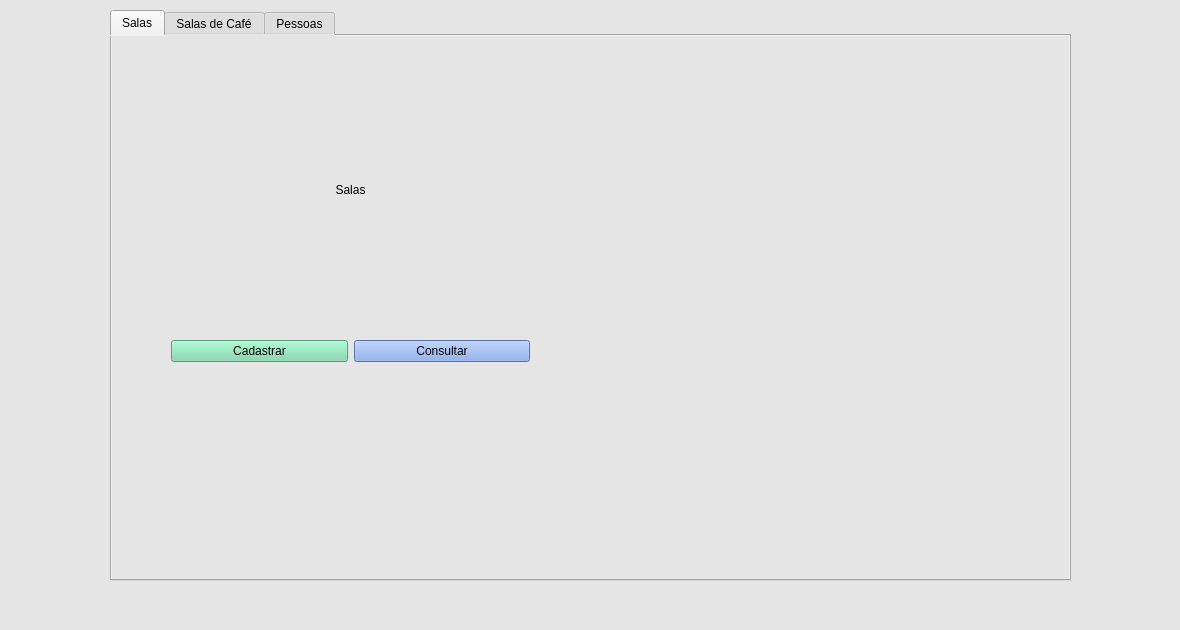
<?xml version="1.0" encoding="UTF-8"?>
<ui version="4.0">
 <class>MainWindow</class>
 <widget class="QMainWindow" name="MainWindow">
  <property name="geometry">
   <rect>
    <x>0</x>
    <y>0</y>
    <width>1180</width>
    <height>630</height>
   </rect>
  </property>
  <property name="minimumSize">
   <size>
    <width>706</width>
    <height>477</height>
   </size>
  </property>
  <property name="maximumSize">
   <size>
    <width>1180</width>
    <height>47711</height>
   </size>
  </property>
  <property name="windowTitle">
   <string>Desafio</string>
  </property>
  <property name="windowIcon">
   <iconset>
    <normaloff>../../Downloads/networking (1).png</normaloff>../../Downloads/networking (1).png</iconset>
  </property>
  <property name="autoFillBackground">
   <bool>false</bool>
  </property>
  <property name="styleSheet">
   <string notr="true">background-color: rgb(229, 229, 229);
font: 87 15pt &quot;Arial&quot;;</string>
  </property>
  <property name="iconSize">
   <size>
    <width>30</width>
    <height>30</height>
   </size>
  </property>
  <widget class="QWidget" name="centralwidget">
   <property name="styleSheet">
    <string notr="true"/>
   </property>
   <widget class="QWidget" name="horizontalLayoutWidget">
    <property name="geometry">
     <rect>
      <x>10</x>
      <y>10</y>
      <width>1161</width>
      <height>591</height>
     </rect>
    </property>
    <layout class="QHBoxLayout" name="horizontalLayout_2">
     <property name="leftMargin">
      <number>100</number>
     </property>
     <property name="topMargin">
      <number>0</number>
     </property>
     <property name="rightMargin">
      <number>100</number>
     </property>
     <property name="bottomMargin">
      <number>20</number>
     </property>
     <item>
      <widget class="QTabWidget" name="tabWidget">
       <property name="styleSheet">
        <string notr="true"/>
       </property>
       <property name="currentIndex">
        <number>0</number>
       </property>
       <widget class="QWidget" name="tab_4">
        <attribute name="title">
         <string>Salas</string>
        </attribute>
        <widget class="QWidget" name="horizontalLayoutWidget_2">
         <property name="geometry">
          <rect>
           <x>9</x>
           <y>9</y>
           <width>1033</width>
           <height>567</height>
          </rect>
         </property>
         <layout class="QHBoxLayout" name="horizontalLayout_3">
          <property name="leftMargin">
           <number>0</number>
          </property>
          <property name="rightMargin">
           <number>110</number>
          </property>
          <item>
           <layout class="QVBoxLayout" name="verticalLayout_5">
            <property name="leftMargin">
             <number>0</number>
            </property>
            <property name="topMargin">
             <number>0</number>
            </property>
            <property name="rightMargin">
             <number>0</number>
            </property>
            <property name="bottomMargin">
             <number>250</number>
            </property>
            <item>
             <layout class="QHBoxLayout" name="horizontalLayout_10">
              <item>
               <widget class="QLabel" name="label_4">
                <property name="text">
                 <string>Salas</string>
                </property>
                <property name="alignment">
                 <set>Qt::AlignCenter</set>
                </property>
               </widget>
              </item>
             </layout>
            </item>
            <item>
             <layout class="QHBoxLayout" name="horizontalLayout_4">
              <property name="leftMargin">
               <number>50</number>
              </property>
              <property name="rightMargin">
               <number>50</number>
              </property>
              <item>
               <widget class="QPushButton" name="salasBtnCadastrar_2">
                <property name="styleSheet">
                 <string notr="true">background-color: rgb(120, 215, 168);</string>
                </property>
                <property name="text">
                 <string>Cadastrar</string>
                </property>
               </widget>
              </item>
              <item>
               <widget class="QPushButton" name="salasBtnConsultar_2">
                <property name="styleSheet">
                 <string notr="true">background-color: rgb(121, 158, 229);</string>
                </property>
                <property name="text">
                 <string>Consultar</string>
                </property>
               </widget>
              </item>
             </layout>
            </item>
           </layout>
          </item>
          <item>
           <widget class="QLabel" name="label_8">
            <property name="maximumSize">
             <size>
              <width>500</width>
              <height>500</height>
             </size>
            </property>
            <property name="text">
             <string/>
            </property>
            <property name="pixmap">
             <pixmap resource="../../images/images.qrc">:/rooms/rooms.png</pixmap>
            </property>
           </widget>
          </item>
         </layout>
        </widget>
       </widget>
       <widget class="QWidget" name="tab_5">
        <attribute name="title">
         <string>Salas de Café</string>
        </attribute>
        <widget class="QWidget" name="horizontalLayoutWidget_3">
         <property name="geometry">
          <rect>
           <x>10</x>
           <y>10</y>
           <width>931</width>
           <height>514</height>
          </rect>
         </property>
         <layout class="QHBoxLayout" name="horizontalLayout_11">
          <property name="leftMargin">
           <number>0</number>
          </property>
          <property name="rightMargin">
           <number>0</number>
          </property>
          <item>
           <layout class="QVBoxLayout" name="verticalLayout_6">
            <property name="leftMargin">
             <number>0</number>
            </property>
            <property name="topMargin">
             <number>0</number>
            </property>
            <property name="rightMargin">
             <number>0</number>
            </property>
            <property name="bottomMargin">
             <number>200</number>
            </property>
            <item>
             <layout class="QHBoxLayout" name="horizontalLayout_12">
              <item>
               <widget class="QLabel" name="label_5">
                <property name="text">
                 <string>Salas de Café</string>
                </property>
                <property name="alignment">
                 <set>Qt::AlignCenter</set>
                </property>
               </widget>
              </item>
             </layout>
            </item>
            <item>
             <layout class="QHBoxLayout" name="horizontalLayout_15">
              <property name="leftMargin">
               <number>50</number>
              </property>
              <property name="rightMargin">
               <number>50</number>
              </property>
              <item>
               <widget class="QPushButton" name="salasCafeBtnCadastrar_2">
                <property name="styleSheet">
                 <string notr="true">background-color: rgb(226, 120, 14);</string>
                </property>
                <property name="text">
                 <string>Cadastrar</string>
                </property>
               </widget>
              </item>
              <item>
               <widget class="QPushButton" name="salasCafeBtnConsultar_2">
                <property name="styleSheet">
                 <string notr="true">background-color: rgb(254, 230, 204);</string>
                </property>
                <property name="text">
                 <string>Consultar</string>
                </property>
               </widget>
              </item>
             </layout>
            </item>
           </layout>
          </item>
          <item>
           <widget class="QLabel" name="label_9">
            <property name="text">
             <string/>
            </property>
            <property name="pixmap">
             <pixmap resource="../../images/images.qrc">:/coffee/coffee.png</pixmap>
            </property>
           </widget>
          </item>
         </layout>
        </widget>
       </widget>
       <widget class="QWidget" name="tab_6">
        <attribute name="title">
         <string>Pessoas</string>
        </attribute>
        <widget class="QWidget" name="horizontalLayoutWidget_4">
         <property name="geometry">
          <rect>
           <x>10</x>
           <y>10</y>
           <width>931</width>
           <height>514</height>
          </rect>
         </property>
         <layout class="QHBoxLayout" name="horizontalLayout_13">
          <property name="leftMargin">
           <number>0</number>
          </property>
          <property name="rightMargin">
           <number>0</number>
          </property>
          <item>
           <layout class="QVBoxLayout" name="verticalLayout_8">
            <property name="leftMargin">
             <number>0</number>
            </property>
            <property name="topMargin">
             <number>0</number>
            </property>
            <property name="rightMargin">
             <number>0</number>
            </property>
            <property name="bottomMargin">
             <number>200</number>
            </property>
            <item>
             <layout class="QHBoxLayout" name="horizontalLayout_17">
              <item>
               <widget class="QLabel" name="label_7">
                <property name="text">
                 <string>Pessoas</string>
                </property>
                <property name="alignment">
                 <set>Qt::AlignCenter</set>
                </property>
               </widget>
              </item>
             </layout>
            </item>
            <item>
             <layout class="QHBoxLayout" name="horizontalLayout_18">
              <property name="leftMargin">
               <number>50</number>
              </property>
              <property name="rightMargin">
               <number>50</number>
              </property>
              <item>
               <widget class="QPushButton" name="pessoasBtnCadastrar_3">
                <property name="styleSheet">
                 <string notr="true">background-color: rgb(255, 80, 125);</string>
                </property>
                <property name="text">
                 <string>Cadastrar</string>
                </property>
               </widget>
              </item>
              <item>
               <widget class="QPushButton" name="pessoasBtnConsultar_3">
                <property name="styleSheet">
                 <string notr="true">background-color: rgb(240, 192, 135);</string>
                </property>
                <property name="text">
                 <string>Consultar</string>
                </property>
               </widget>
              </item>
             </layout>
            </item>
           </layout>
          </item>
          <item>
           <widget class="QLabel" name="label_10">
            <property name="text">
             <string/>
            </property>
            <property name="pixmap">
             <pixmap resource="../../images/images.qrc">:/people/people.png</pixmap>
            </property>
           </widget>
          </item>
         </layout>
        </widget>
       </widget>
      </widget>
     </item>
    </layout>
   </widget>
  </widget>
  <widget class="QStatusBar" name="statusbar"/>
  <action name="actionCadastrar">
   <property name="text">
    <string>Cadastrar</string>
   </property>
  </action>
  <action name="actionConsultar">
   <property name="text">
    <string>Consultar</string>
   </property>
  </action>
  <action name="actionCadastrar_2">
   <property name="text">
    <string>Cadastrar</string>
   </property>
  </action>
  <action name="actionConsultar_2">
   <property name="text">
    <string>Consultar</string>
   </property>
  </action>
  <action name="actionCadastrar_3">
   <property name="text">
    <string>Cadastrar</string>
   </property>
  </action>
  <action name="actionConsutlar">
   <property name="text">
    <string>Consultar</string>
   </property>
  </action>
 </widget>
 <resources>
  <include location="../../images/images.qrc"/>
 </resources>
 <connections/>
</ui>
